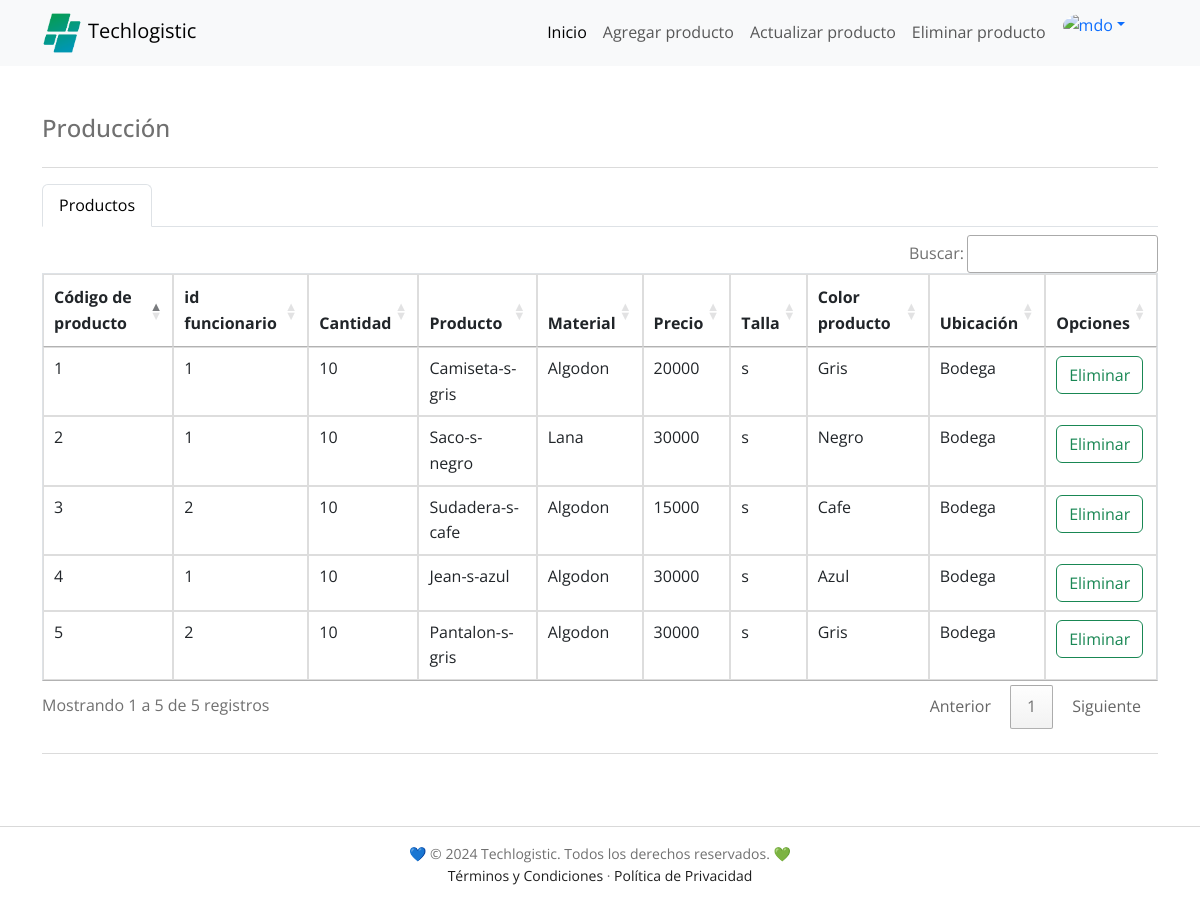
The app's page /dashboard/produccion/indexproduccion.php (signed in) with its own data.
### tables this page shows
CREATE TABLE `producto` (
  `codigo_producto` int NOT NULL AUTO_INCREMENT,
  `id_funcionario` int NOT NULL,
  `cantidad` int NOT NULL,
  `nombre_producto` varchar(60) NOT NULL,
  `material` varchar(60) NOT NULL,
  `precio` float NOT NULL,
  `talla` varchar(50) NOT NULL,
  `color_producto` varchar(20) NOT NULL,
  `ubicacion` varchar(20) NOT NULL,
  PRIMARY KEY (`codigo_producto`),
  KEY `id_funcionario` (`id_funcionario`),
  CONSTRAINT `producto_ibfk_1` FOREIGN KEY (`id_funcionario`) REFERENCES `funcionario` (`id_funcionario`)
);

### dashboard/produccion/indexproduccion.php (the view, shortened to what this page needs)
<?php
include_once "../../PHP/conexion_a_la_DB.php";
$sql = "SELECT codigo_producto, id_funcionario, cantidad, nombre_producto, material, precio, talla, color_producto, ubicacion FROM producto;";
$datos = $conexion->query($sql);
?>
<!DOCTYPE html>
<html lang="es">
<head>
  <link href='https://unpkg.com/boxicons@2.0.7/css/boxicons.min.css' rel='stylesheet'>
  <link href="https://cdn.jsdelivr.net/npm/bootstrap@5.3.0/dist/css/bootstrap.min.css" rel="stylesheet">
  <link rel="stylesheet" href="../../HTML/styles/techlogistic.css">
  <link rel="stylesheet" type="text/css" href="https://cdn.datatables.net/1.11.5/css/jquery.dataTables.css">
  <link rel="stylesheet" type="text/css" href="https://cdn.datatables.net/buttons/2.0.1/css/buttons.dataTables.min.css">
</head>
<body>
<nav class="navbar navbar-expand-lg bg-body-tertiary">
    <div class="container">
      <a href="../../PHP/indexdash.php" class="navbar-brand" title="Techlogistic"><img src="../../IMAGES/favicon.png" alt="" class="navigation__image">Techlogistic</a>
      <div class="collapse navbar-collapse" id="navbarNavDropdown">
        <ul class="navbar-nav ms-auto me-4 mb-2 mb-lg-0">
          <li class="nav-item">
            <a class="nav-link active" aria-current="page" href="../../PHP/indexdash.php">Inicio</a>
          </li>
          <li class="nav-item">
            <a class="nav-link" aria-current="page" href="./nuevoProductoExterno.php">Agregar producto</a>
          </li>
          <li class="nav-item">
            <a class="nav-link" aria-current="page" href="./indexproduccionActualizacion.php">Actualizar producto</a>
          </li>
          <li class="nav-item">
            <a class="nav-link" aria-current="page" href="./indexproduccionEliminar.php">Eliminar producto</a>
          </li>
          <li class="nav-item dropdown">
            <div class="dropdown" role="group">
              <a class="dropdown-toggle dropdown-toggle-split" data-bs-toggle="dropdown" aria-expanded="false">
                <img src="https://higinnamora.github.io/techlogistic/images/profile/profile.png" alt="mdo"
                  class="rounded-circle" width="38" height="38" />
              </a>
            </div>
          </li>
        </ul>
      </div>
    </div>
  </nav>
  <main class="container my-5 h-100">
    <div class="d-flex flex-column flex-md-row justify-content-between gap-2">
      <h4 class="text-md-start text-left">Producción</h4>
    </div>
    <hr>
    <ul class="nav nav-tabs mb-2">
      <li class="nav-item">
        <a class="nav-link active" aria-current="page" href="#">Productos</a>
      </li>
    </ul>
    <div class="table-responsive">
      <table id="productos" class="table">
        <thead>
          <tr>
            <th scope="col">Código de producto</th>
            <th scope="col">id funcionario</th>
            <th scope="col">Cantidad</th>
            <th scope="col">Producto</th>
            <th scope="col">Material</th>
            <th scope="col">Precio</th>
            <th scope="col">Talla</th>
            <th scope="col">Color producto</th>
            <th scope="col">Ubicación</th>
            <th scope="col">Opciones</th>
          </tr>
        </thead>
        <tbody>
          <?php
          foreach ($datos as $fila) {
            echo "<tr>";
            foreach ($fila as $valor) {
              echo "<td>$valor</td>";
            }
            echo "<td><a class='btn btn-outline-success' href='#'>Eliminar</a></td>";
            echo "</tr>";
          }
          ?>
        </tbody>
      </table>
    </div>
    <hr class="my-4" />
  </main>
  <footer>
    <div class="copyright">
      <div class="bd-container">
        <p>💙 © 2024 Techlogistic. Todos los derechos reservados. 💚</p>
        <p><a href="../../HTML/terminos-y-condiciones.html">Términos y Condiciones</a> · <a href="../../HTML/politica-de-privacidad.html">Política de Privacidad</a></p>
      </div>
    </div>
  </footer>
</body>
</html>

### HTML/styles/techlogistic.css (style rules this page uses)
:root { --header-height: 3rem; --first-color: #017260; --first-color-alt: #167C38; --secondary-color: #0097b2; --title-color: #393939; --text-color: #707070; --text-color-light: #A6A6A6; --body-color: #FFFFFF; --container-color: #FFFFFF; --black-color-001: #1E1E1E; --gray-color-001: #D9D9D9; --text-color-001: #242B55; --text-color-002: #fafafa; --body-font: 'Open Sans', sans-serif; --biggest-font-size: 2.25rem; --h1-font-size: 1.5rem; --h2-font-size: 1.25rem; --h3-font-size: 1rem; --normal-font-size: .938rem; --small-font-size: .813rem; --smaller-font-size: .75rem; --font-medium: 500; --font-semi-bold: 600; --m-1: .5rem; --m-2: 1rem; --m-3: 1.5rem; --m-4: 2rem; --m-5: 2.5rem; --m-6: 3rem; --z-tooltip: 10; --z-fixed: 100; }
@media screen and (min-width: 768px) { :root { --biggest-font-size: 4rem; --h1-font-size: 2.25rem; --h2-font-size: 1.5rem; --h3-font-size: 1.25rem; --normal-font-size: 1rem; --small-font-size: .875rem; --smaller-font-size: .813rem; } }
*,::before,::after { box-sizing: border-box; }
html { height: 100%; }
html, body { scroll-behavior: smooth; }
body { background-color: var(--body-color); color: var(--text-color); display: flex; flex-direction: column; font-family: var(--body-font); font-size: var(--normal-font-size); line-height: 1.6; margin: var(--header-height) 0 0 0; width: 100%; }
h1, h2, h3, p, ul { margin: 0; }
a { text-decoration: none; }
img { height: auto; max-width: 100%; }
.mb-2 { margin-bottom: var(--m-2); }
.bd-container { margin-left: var(--m-2); margin-right: var(--m-2); max-width: 960px; width: calc(100% - 2rem); }
.navigation__image { width: 40px; margin-right: 6px; }
.copyright { text-align: center; padding: 16px 0; border-top: 1px solid var(--gray-color-001); margin-top: auto; }
.copyright p { font-size: 14px; color: var(--text-color); }
.copyright p a { color: var(--black-color-001); }
@media screen and (min-width: 768px) { body { margin: 0; } }
@media screen and (min-width: 992px) { .bd-container { margin-left: auto; margin-right: auto; } }
table { width: 100%; border-collapse: collapse; margin-top: 20px; }
table, th, td { border: 1px solid #ddd; }
th, td { padding: 12px; text-align: left; }
th { background-color: #f2f2f2; }
tr:nth-child(even) { background-color: #f9f9f9; }

### records on screen
producto: valor "1", cantidad "10", nombre_producto "Camiseta-s-gris", material "Algodon", precio "20000", talla "s", color_producto "Gris", ubicacion "Bodega"
producto: codigo_producto "2", id_funcionario "1", cantidad "10", nombre_producto "Saco-s-negro", material "Lana", precio "30000", talla "s", color_producto "Negro", ubicacion "Bodega"
producto: codigo_producto "3", id_funcionario "2", cantidad "10", nombre_producto "Sudadera-s-cafe", material "Algodon", precio "15000", talla "s", color_producto "Cafe", ubicacion "Bodega"
producto: codigo_producto "4", id_funcionario "1", cantidad "10", nombre_producto "Jean-s-azul", material "Algodon", precio "30000", talla "s", color_producto "Azul", ubicacion "Bodega"
producto: codigo_producto "5", id_funcionario "2", cantidad "10", nombre_producto "Pantalon-s-gris", material "Algodon", precio "30000", talla "s", color_producto "Gris", ubicacion "Bodega"
